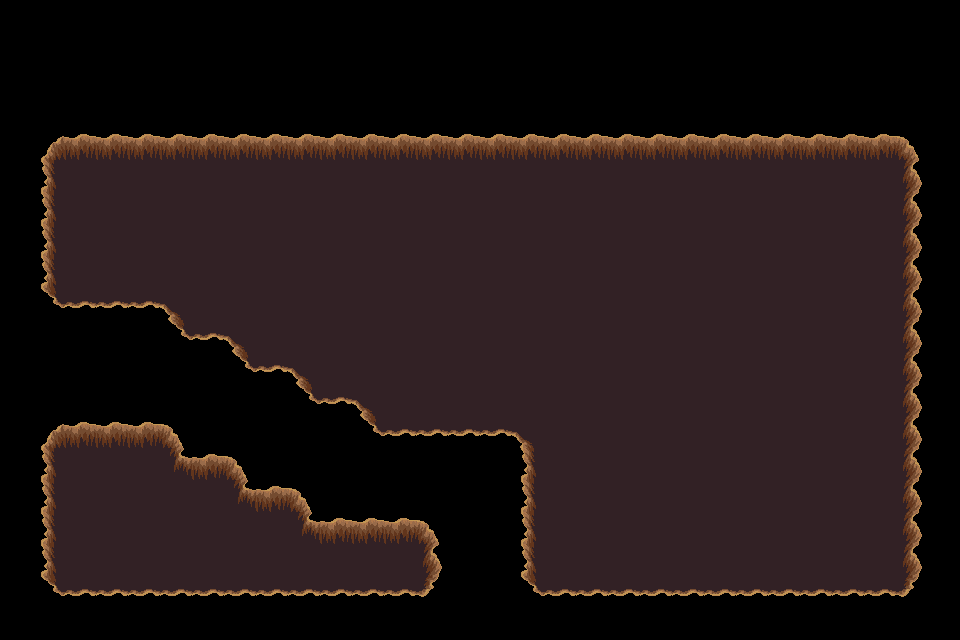

Below is a game level as drawn by its tile map, then a one-line description and the .tmx file that defines it, in full:
An orthogonal 30x20 tile map with 32x32 px tiles, 1 tile layer (trou), 2 tilesets.

<map version="1.5" tiledversion="1.7.2" orientation="orthogonal" renderorder="right-down" width="30" height="20" tilewidth="32" tileheight="32" infinite="0" nextlayerid="9" nextobjectid="1">
 <tileset firstgid="1" source="../../../dungeon_green.tsx" />
 <tileset firstgid="530" source="../../../dungeon.tsx" />
 <layer id="8" name="trou" width="30" height="20">
  <data encoding="csv">
0,0,0,0,0,0,0,0,0,0,0,0,0,0,0,0,0,0,0,0,0,0,0,0,0,0,0,0,0,0,
0,0,0,0,0,0,0,0,0,0,0,0,0,0,0,0,0,0,0,0,0,0,0,0,0,0,0,0,0,0,
0,0,0,0,0,0,0,0,0,0,0,0,0,0,0,0,0,0,0,0,0,0,0,0,0,0,0,0,0,0,
0,0,0,0,0,0,0,0,0,0,0,0,0,0,0,0,0,0,0,0,0,0,0,0,0,0,0,0,0,0,
0,432,433,433,433,433,433,433,433,433,433,433,433,433,433,433,433,433,433,433,433,433,433,433,433,433,433,433,434,0,
0,455,456,456,456,456,456,456,456,456,456,456,456,456,456,456,456,456,456,456,456,456,456,456,456,456,456,456,457,0,
0,455,456,456,456,456,456,456,456,456,456,456,456,456,456,456,456,456,456,456,456,456,456,456,456,456,456,456,457,0,
0,455,456,456,456,456,456,456,456,456,456,456,456,456,456,456,456,456,456,456,456,456,456,456,456,456,456,456,457,0,
0,455,456,456,456,456,456,456,456,456,456,456,456,456,456,456,456,456,456,456,456,456,456,456,456,456,456,456,457,0,
0,478,479,479,479,388,456,456,456,456,456,456,456,456,456,456,456,456,456,456,456,456,456,456,456,456,456,456,457,0,
0,0,0,0,0,478,479,388,456,456,456,456,456,456,456,456,456,456,456,456,456,456,456,456,456,456,456,456,457,0,
0,0,0,0,0,0,0,478,479,388,456,456,456,456,456,456,456,456,456,456,456,456,456,456,456,456,456,456,457,0,
0,0,0,0,0,0,0,0,0,478,479,388,456,456,456,456,456,456,456,456,456,456,456,456,456,456,456,456,457,0,
0,432,433,433,433,434,0,0,0,0,0,478,479,479,479,479,388,456,456,456,456,456,456,456,456,456,456,456,457,0,
0,455,456,456,456,410,433,434,0,0,0,0,0,0,0,0,455,456,456,456,456,456,456,456,456,456,456,456,457,0,
0,455,456,456,456,456,456,410,433,434,0,0,0,0,0,0,455,456,456,456,456,456,456,456,456,456,456,456,457,0,
0,455,456,456,456,456,456,456,456,410,433,433,433,434,0,0,455,456,456,456,456,456,456,456,456,456,456,456,457,0,
0,455,456,456,456,456,456,456,456,456,456,456,456,457,0,0,455,456,456,456,456,456,456,456,456,456,456,456,457,0,
0,478,479,479,479,479,479,479,479,479,479,479,479,480,0,0,478,479,479,479,479,479,479,479,479,479,479,479,480,0,
0,0,0,0,0,0,0,0,0,0,0,0,0,0,0,0,0,0,0,0,0,0,0,0,0,0,0,0,0,0
</data>
 </layer>
</map>
